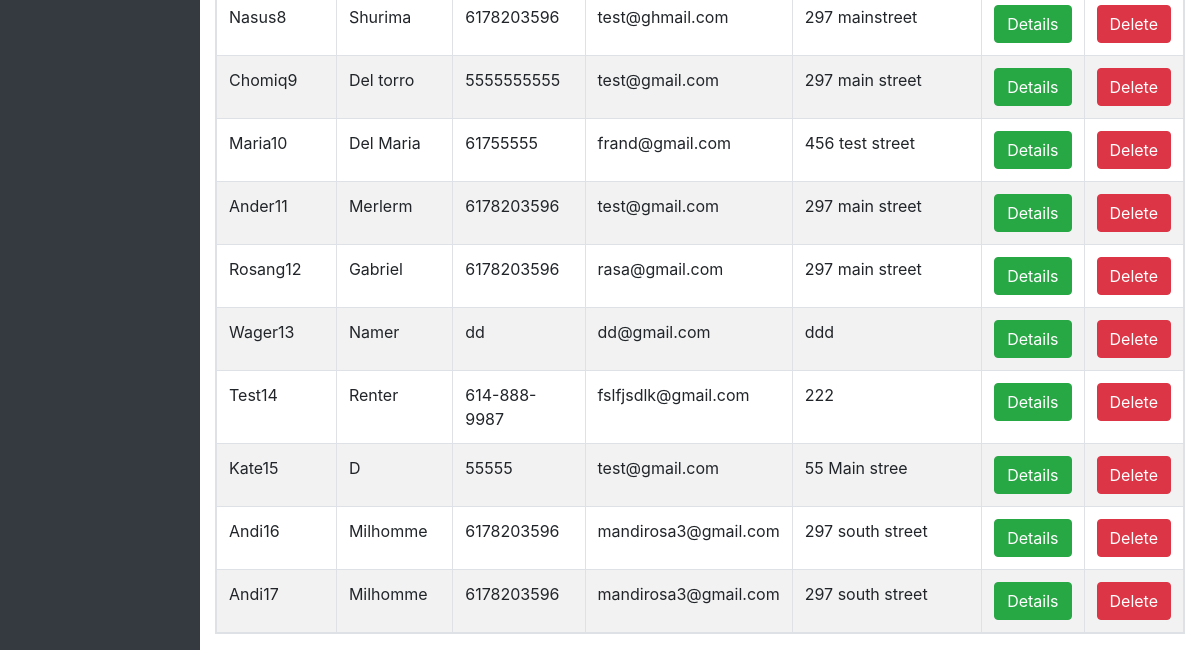
/dashboard/registrants/ (signed in, lower part), run on an earlier commit of the app's database.
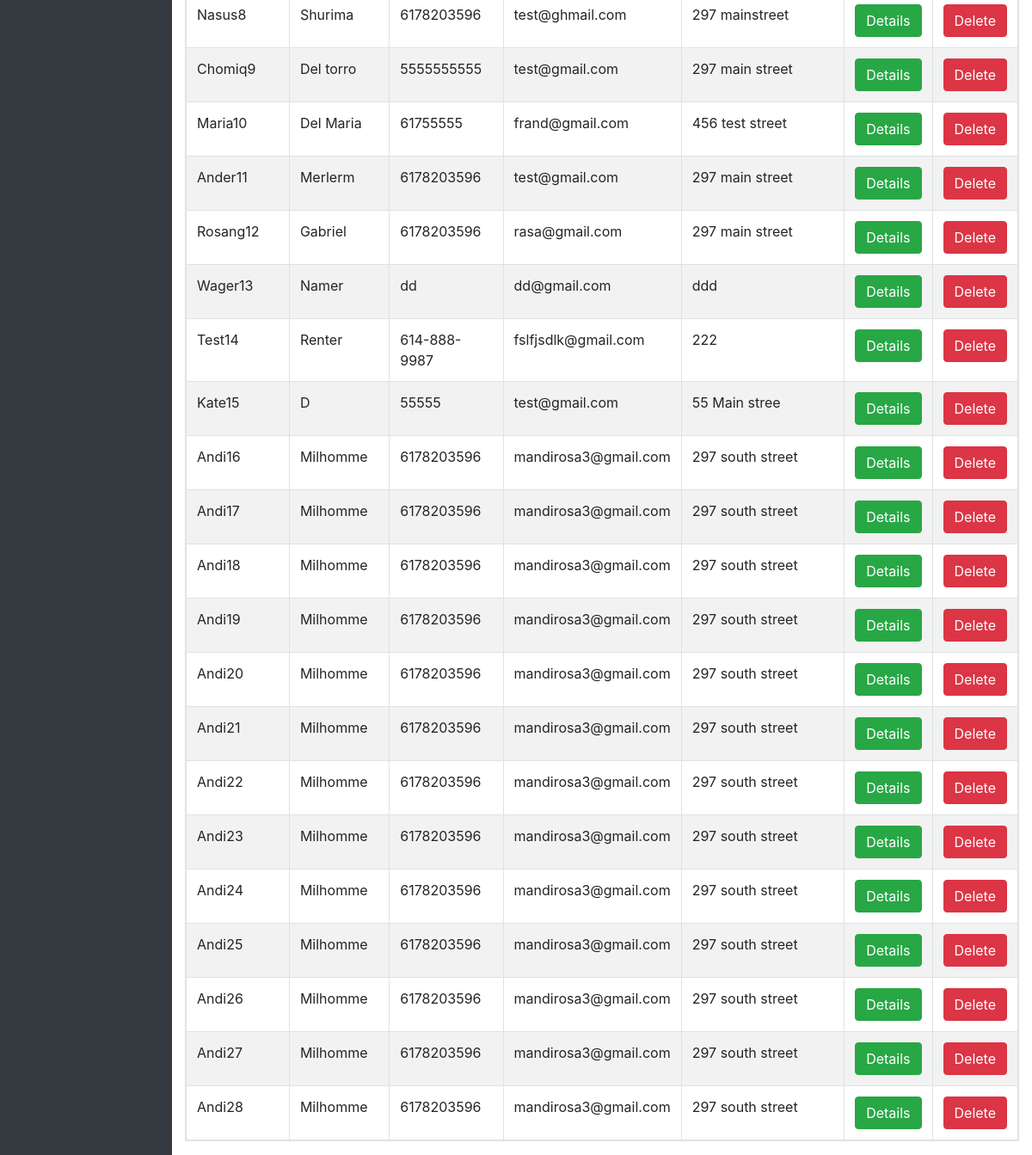
And on a later commit of the database.
### ayregistration/models.py (models this page shows, shortened)
class RegistrantInfo(models.Model):
    first_name = models.CharField(max_length=100, verbose_name="First Name")
    last_name = models.CharField(max_length=100, verbose_name="Last Name")
    phone_number = models.CharField(max_length=50, verbose_name="Phone #")
    email = models.EmailField(max_length=100, verbose_name="Email")
    address = models.CharField(max_length=100)
    city = models.CharField(max_length=100)
    state = models.CharField(max_length=100)
    zip_code = models.CharField(max_length=15)
    grade = models.CharField(max_length=100)
    church = models.CharField(max_length=100)
    iwaspathfinder = models.BooleanField(default=False, verbose_name="I have been a Pathfinder")
    ifyespathfinder = models.CharField(max_length=100, verbose_name="at (Enter Previous Pathfinder Club Name)", blank=True, null=True)
    dadismasterguide = models.BooleanField(default=False, verbose_name="My dad is a Master Guide")
    dadwaspathfinder = models.BooleanField(default=False, verbose_name="My father has been a Pathfinder")
    momismasterguide = models.BooleanField(default=False, verbose_name="My mother is a Master Guide")
    momwaspathfinder = models.BooleanField(default=False, verbose_name="My mother has been a Pathfinder")
    wishspecialclub = models.CharField(max_length=100, verbose_name="I wish to join the following Special Club Program",blank=True, null=True)

### aydashboard/views.py (the view)
# urls.py: path('registrants/', RegistrantsView.as_view(), name='registrants-list' ),
class RegistrantsView(LoginRequiredMixin, ListView):
    model = RegistrantInfo
    context_object_name = 'registrants_list'
    template_name = 'dashboard/registrants.html'

### aydashboard/templates/dashboard/registrants.html (shortened to what this page needs)
{% extends 'dashboard/base.html' %}
{% load static %}
{% block content %}
<div class="row">
  <div class="col-sm-12">
    <table class="table table-hover table-striped  table-responsive table-bordered">
      <tbody>
        {% for person in registrants_list %}
        <tr  onclick="window.location='{% url 'registrants-details' person.id  %}';">
          <td>{{person.first_name }}{{person.id}}</td>
          <td>{{person.last_name}}</td>
          <td>{{person.phone_number}}</td>
          <td>{{person.email}}</td>
          <td>{{person.address}}</td>
          <td><a class="btn btn-success" href={% url 'registrants-details' person.id  %}> Details </a></td>
          <td><a class="btn btn-danger" href="#"> Delete </a></td>
        </tr>
        {% empty %}
        <td>No Person Yet</td>
    {% endfor %}
      </tbody>
    </table>
</div>
</div>
{% endblock %}

What changed in the data, as far as the page shows it:
added RegistrantInfo: first_name "Andi", id "18", last_name "Milhomme", phone_number "6178203596", email "mandirosa3@gmail.com", address "297 south street"
added RegistrantInfo: first_name "Andi", id "19", last_name "Milhomme", phone_number "6178203596", email "mandirosa3@gmail.com", address "297 south street"
added RegistrantInfo: first_name "Andi", id "20", last_name "Milhomme", phone_number "6178203596", email "mandirosa3@gmail.com", address "297 south street"
added RegistrantInfo: first_name "Andi", id "21", last_name "Milhomme", phone_number "6178203596", email "mandirosa3@gmail.com", address "297 south street"
added RegistrantInfo: first_name "Andi", id "22", last_name "Milhomme", phone_number "6178203596", email "mandirosa3@gmail.com", address "297 south street"
added RegistrantInfo: first_name "Andi", id "23", last_name "Milhomme", phone_number "6178203596", email "mandirosa3@gmail.com", address "297 south street"
added RegistrantInfo: first_name "Andi", id "24", last_name "Milhomme", phone_number "6178203596", email "mandirosa3@gmail.com", address "297 south street"
added RegistrantInfo: first_name "Andi", id "25", last_name "Milhomme", phone_number "6178203596", email "mandirosa3@gmail.com", address "297 south street"
added RegistrantInfo: first_name "Andi", id "26", last_name "Milhomme", phone_number "6178203596", email "mandirosa3@gmail.com", address "297 south street"
added RegistrantInfo: first_name "Andi", id "27", last_name "Milhomme", phone_number "6178203596", email "mandirosa3@gmail.com", address "297 south street"
added RegistrantInfo: first_name "Andi", id "28", last_name "Milhomme", phone_number "6178203596", email "mandirosa3@gmail.com", address "297 south street"
